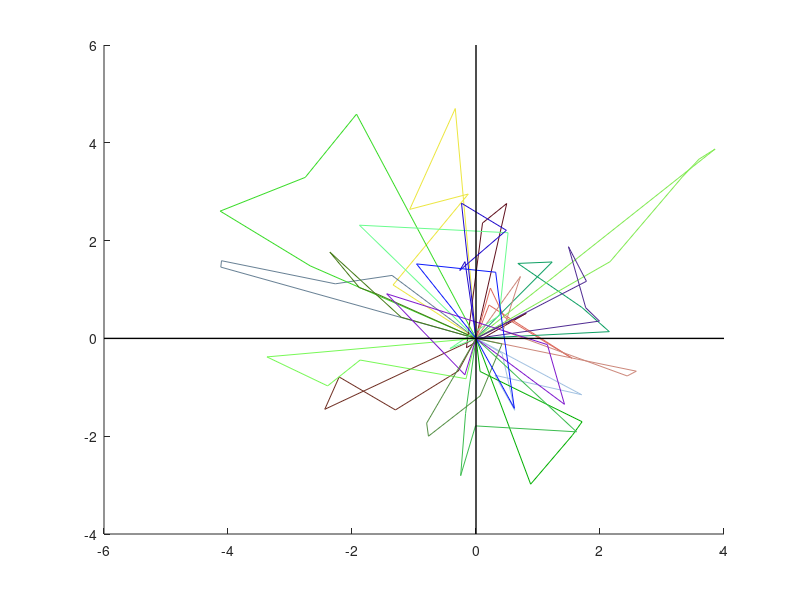

This chart was generated by the following MATLAB code:
%% Simulate Random Walk for n Particle that Starts at Origin in 2D
clear all; clc; close all; % clean up

num_particle      = 20; 
START_TIME        = 0; %sec
STOP_TIME         = 5; %sec
movements_per_sec = 1;
numberOfSteps = (STOP_TIME-START_TIME)*movements_per_sec;

% vectors for random steps


rand_x_steps = (randn((STOP_TIME-START_TIME)*movements_per_sec,num_particle));
rand_y_steps = (randn((STOP_TIME-START_TIME)*movements_per_sec,num_particle));

xCoords = zeros((STOP_TIME-START_TIME)*movements_per_sec+20,num_particle); %particle start loc is assume 0,0
yCoords = zeros((STOP_TIME-START_TIME)*movements_per_sec+20,num_particle);


% loop through all steps
% TO DO:
    % - set a radius
for step = 2 : numberOfSteps
    for idx = 1:num_particle
            % x-loc
            xCoords(step, idx) = xCoords(step-1, idx) + rand_x_steps(step,idx);%x1
            % y-loc
            yCoords(step, idx) = yCoords(step-1, idx) + rand_y_steps(step,idx);%y1
        
        % - two particles cannot exist at same point    
        if idx > 1
            
            %checker_vec will be set to 1 where they match
            checker_vec = zeros(1,idx);
            all_zeros =  zeros(1,idx);
            for checker = 1:idx
                if (xCoords(step, idx) == xCoords(step-1, idx-1) && yCoords(step, idx) == yCoords(step-1, idx-1))
                % x-loc
                xCoords(step, idx) = xCoords(step-1, idx) + rand_x_steps(step+1,idx);%x1
                % y-loc
                yCoords(step, idx) = yCoords(step-1, idx) + rand_y_steps(step+1,idx);%y1
                end
                
            end %end of checker
        end %end of idx > 1
    end %end of idx
end


%% Plotting walk for two particles
colour = ['b','k'];

figure; hold on

for particle = 1:num_particle
    plot(xCoords(:,particle),yCoords(:,particle),'Color', rand(1,3), 'MarkerSize', 9);
    hold on; 
end
line(xlim, [0,0], 'Color', 'k', 'LineWidth', 1);
line([0,0], ylim, 'Color', 'k', 'LineWidth', 1);
hold off
